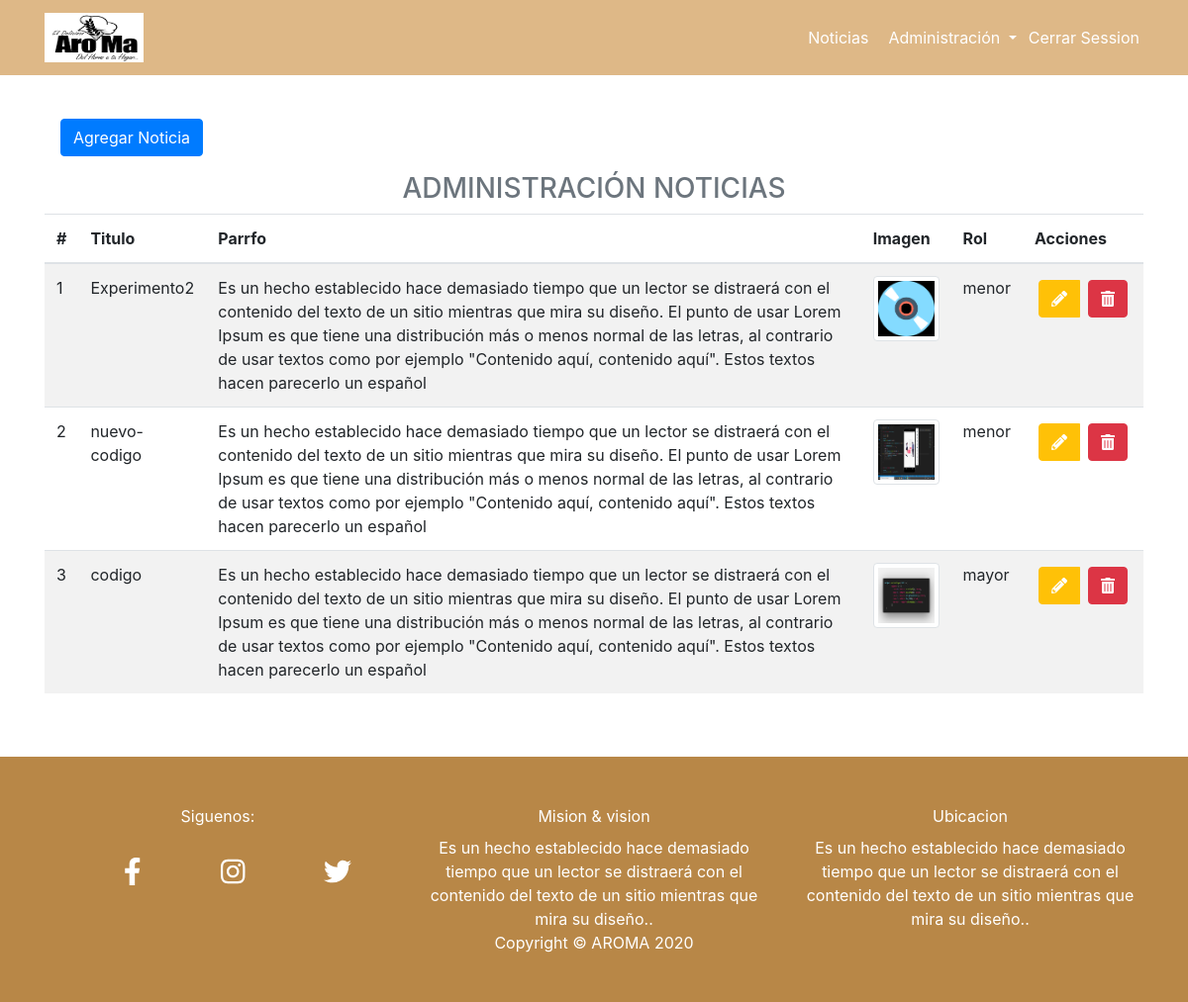
Page /index.php?page=noticia (signed in) on the committed database.
### tables this page shows
CREATE TABLE `noticia` (
  `id` int(11) NOT NULL,
  `titulo` text NOT NULL,
  `texto` text NOT NULL,
  `imagen` text NOT NULL,
  `rol` text NOT NULL
);

### controllers/templeteControlador.php (called while the page is built)
<?php
Class ControllerTemplete {
    public function ctrBingTemplete(){
        include "views/templete.php";
    }
}

### index.php (called while the page is built, shortened)
<?php
require_once "controllers/templeteControlador.php";
require_once "controllers/UsuarioControlador.php";
require_once "controllers/NoticiaControlador.php";
require_once "models/ModeloNoticia.php";
$templete = new ControllerTemplete();
$templete-> ctrBingTemplete();

### controllers/NoticiaControlador.php (called while the page is built, shortened)
<?php
class NoticiaControlador {
static public function ctrMostarRegistro( $item, $value){
    $table = "noticia";
    $result = ModeloNoticia::mdlMostrarRegistro($table, $item, $value);
    return $result;
}
}

### models/conexion.php (called while the page is built)
<?php
class Connection {
    static public function connect(){
      $link = new PDO("mysql:host=localhost;
      dbname=panaderia",
      "root",
      "");
      $link ->exec("set names utf8");
      return $link;
    }
}

### models/ModeloNoticia.php (called while the page is built, shortened)
<?php
require_once "conexion.php";
class ModeloNoticia {
   static public function mdlMostrarRegistro($table ,$item, $value){
    if($item != null){
			$stmt = Connection::connect()->prepare("SELECT * FROM $table WHERE $item = :$item");
			$stmt -> bindParam(":".$item, $value, PDO::PARAM_STR);
			$stmt -> execute();
			return $stmt -> fetch();
		}else{
			$stmt = Connection::connect()->prepare("SELECT * FROM $table ORDER by id DESC");
			$stmt -> execute();
			return $stmt -> fetchAll();
		}
  }
}

### views/pages/noticia.php (the view, shortened to what this page needs)
<?php
$infoMostrar = NoticiaControlador::ctrMostarRegistro(null, null);
?>
<button type="button" class="btn btn-primary m-3" data-toggle="modal" data-target="#exampleModal">
  Agregar Noticia
</button>
<h3 class=" text-center text-secondary">Administración noticias </h3>
<table class="table  table-striped table-ligth ">
    <thead>
        <tr>
            <th>#</th>
            <th>Titulo</th>
            <th>Parrfo</th>
            <th>Imagen</th>
            <th>Rol</th>
            <th>Acciones</th>
        </tr>
    </thead>
    <tbody>
        <tr>
        <?php
        foreach($infoMostrar as $key => $value):
        ?>
            <td><?php echo ($key+1); ?></td>
            <td><?php echo $value['titulo']; ?></td>
            <td><?php echo $value['texto']; ?></td>
            <td><img src="<?php echo $value['imagen']; ?>" class="img-thumbnail" width="100" alt=""></td>
            <td><?php echo $value['rol']; ?></td>
            <td>
             <div class="btn-group">
                 <a href="index.php?page=edit-noticia&id=<?php echo $value['id']; ?>" class="btn btn-warning m-1"> <i class="fas fa-pencil-alt text-white"></i></a>
                 <form method="post">
                 <button type="submit" class="btn btn-danger  m-1"><i class="fas fa-trash-alt text-white"></i></button>
                   </form>
             </div>
            </td>
        </tr>
        <?php
         endforeach
        ?>
    </tbody>
</table>

### views/pages/header.php (shortened to what this page needs)
<!DOCTYPE html>
<html lang="en">
<head>
    <link rel="stylesheet" href="views/css/estilos.css">
    <link rel="stylesheet" href="views/css/fontawesome/all.min.css">
    <link rel="stylesheet" href="views/vendor/bootstrap/css/bootstrap.min.css">
</head>
<body>

### views/pages/navigation.php (shortened to what this page needs)
<nav class="navbar fixed-top navbar-expand-lg navbar-brown bg-brown fixed-top ">
   <div class="container">
     <a class="navbar-brand" href="index.php?page=inicio">
     <img src="views/img/Icono.png" height="50" width="100" alt="">
     </a>
     <div class="collapse navbar-collapse" id="navbarResponsive">
       <ul class="navbar-nav ml-auto">
       <?php
           if (isset($_SESSION['validarIngreso']) == "ok") {
             echo '  <li class="nav-item">
                        <a class="nav-link text-white mx-1"'. 'href="index.php?page=noticias"> Noticias</a>
             </li> ';
            ?>
         <?php
           if ($_SESSION['rol'] == "administrador" ) {
            echo '  <li class="nav-item dropdown">
             <a class="nav-link dropdown-toggle" href="#" id="navbarDropdown" role="button" data-toggle="dropdown" aria-haspopup="true" aria-expanded="false">
               Administración
             </a>
             <div class="dropdown-menu" aria-labelledby="navbarDropdown">
               <a class="dropdown-item" href="index.php?page=noticia">Noticias</a>
               <a class="dropdown-item" href="index.php?page=informacion">Información</a>
               <a class="dropdown-item" href="index.php?page=usuario">Usuario</a>
              </div>
            </li>';
           }
         }
           ?>
       </ul>
       <?php
           if (isset($_SESSION['validarIngreso']) != "ok") {
             echo ' <a class="nav-item text-white mx-1"'. 'href="index.php?page=login"> Iniciar Sesion</a>';
             echo ' <a class="nav-item text-white mx-1"'. 'href="index.php?page=registro"> Registrarse</a>';
         }else{
           echo '<a class="nav-item text-white mx-1"' .  'href="index.php?page=logout"> Cerrar Session</a>';
          }
       ?>
     </div>
   </div>
 </nav>

### views/templete.php
<?php include 'views/pages/header.php';?>
<?php include 'views/pages/navigation.php';?>
<div class="container-fluid">
    <div class="container py-5">
    <?php
      if(isset($_GET["page"])){
         if($_GET["page"] == "registro" ||
            $_GET["page"] == "login" ||
            $_GET["page"] == "edit-info" ||
            $_GET["page"] == "edit-noticia" ||
            $_GET["page"] == "usuario" ||
            $_GET["page"] == "inicio" ||
            $_GET["page"] == "informacion" ||
            $_GET["page"] == "noticias" ||
            $_GET["page"] == "noticia" ||
            $_GET["page"] == "logout"){
             include "pages/". $_GET["page"].".php";
            }else{
                include "pages/404.php";
            }
      }else{
          include "pages/login.php";
      }
    ?>
</div>
</div>
<?php include 'views/pages/footer.php';  ?>

### views/pages/footer.php (shortened to what this page needs)
  <footer class="py-5 bg-brown-oscuro">
    <div class="container">
        <div class="row">
            <div class="col-lg-4 ">
                <p class="mx-auto  text-center text-white">Siguenos: </p>
                 <ul class="mt-3 ">
                   <li class="nav-item d-flex  justify-content-around">
                   <a class="nav-link  text-white   "style="font-size: 28px;" href="#"><i class="fab fa-facebook-f"></i></a>
                   <a class="nav-link  text-white  " style="font-size: 28px;" href="#"> <i class="fab fa-instagram"></i></a>
                   <a class="nav-link  text-white  " style="font-size: 28px;" href="#"><i class="fab fa-twitter"></i></a>
                   </li>
                </ul>
              </div>
              <div class="col-lg-4">
                  <p class="m-0 text-center text-white">Mision & vision</p>
                  <p class="m-0 text-center text-white mt-2">Es un hecho establecido hace demasiado tiempo que un lector se distraerá con el contenido
                     del texto de un sitio mientras que mira su diseño..</p>
              </div>
              <div class="col-lg-4 ">
                  <p class="m-0 text-center text-white">Ubicacion</p>
                  <p class="m-0 text-center text-white mt-2">Es un hecho establecido hace demasiado tiempo que un lector se distraerá con el contenido
                     del texto de un sitio mientras que mira su diseño..</p>
              </div>
        </div>
      <p class="m-0 text-center text-white">Copyright &copy; AROMA 2020</p>
    </div>
  </footer>
</body>
</html>

### views/css/estilos.css (style rules this page uses)
body { padding-top: 56px; }
.bg-brown { background-color: #DEB887!important; }
.bg-brown-oscuro { background-color:#b88747!important; }
.navbar-brown .navbar-brand { color: #fff; }
.navbar-brown .navbar-nav .nav-link { color: #fff; }
a { text-decoration: none; color: #008CBA; }
h3 { text-align: justify; text-transform: uppercase; color: black; }

### rows in the picture
noticia: titulo "Experimento2", texto "Es un hecho establecido hace demasiado tiempo que un lector se distraerá con el contenido del texto de un sitio mientras que mira su diseño. El punto de usar Lorem Ipsum es que tiene una distribución más o menos normal de las letras, al contrario de usar textos como por ejemplo \"Contenido aquí, contenido aquí\". Estos textos hacen parecerlo un español", imagen (picture), rol "menor"
noticia: titulo "nuevo-codigo", texto "Es un hecho establecido hace demasiado tiempo que un lector se distraerá con el contenido del texto de un sitio mientras que mira su diseño. El punto de usar Lorem Ipsum es que tiene una distribución más o menos normal de las letras, al contrario de usar textos como por ejemplo \"Contenido aquí, contenido aquí\". Estos textos hacen parecerlo un español", imagen (picture), rol "menor"
noticia: titulo "codigo", texto "Es un hecho establecido hace demasiado tiempo que un lector se distraerá con el contenido del texto de un sitio mientras que mira su diseño. El punto de usar Lorem Ipsum es que tiene una distribución más o menos normal de las letras, al contrario de usar textos como por ejemplo \"Contenido aquí, contenido aquí\". Estos textos hacen parecerlo un español", imagen (picture), rol "mayor"
